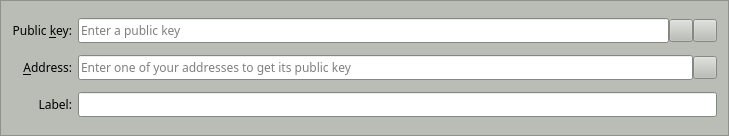
<?xml version="1.0" encoding="UTF-8"?>
<ui version="4.0">
 <class>MultisigAddressEntry</class>
 <widget class="QFrame" name="MultisigAddressEntry">
  <property name="geometry">
   <rect>
    <x>0</x>
    <y>0</y>
    <width>729</width>
    <height>136</height>
   </rect>
  </property>
  <property name="palette">
   <palette>
    <active>
     <colorrole role="WindowText">
      <brush brushstyle="SolidPattern">
       <color alpha="255">
        <red>0</red>
        <green>0</green>
        <blue>0</blue>
       </color>
      </brush>
     </colorrole>
     <colorrole role="Button">
      <brush brushstyle="SolidPattern">
       <color alpha="255">
        <red>186</red>
        <green>189</green>
        <blue>182</blue>
       </color>
      </brush>
     </colorrole>
     <colorrole role="Light">
      <brush brushstyle="SolidPattern">
       <color alpha="255">
        <red>255</red>
        <green>255</green>
        <blue>255</blue>
       </color>
      </brush>
     </colorrole>
     <colorrole role="Midlight">
      <brush brushstyle="SolidPattern">
       <color alpha="255">
        <red>220</red>
        <green>222</green>
        <blue>218</blue>
       </color>
      </brush>
     </colorrole>
     <colorrole role="Dark">
      <brush brushstyle="SolidPattern">
       <color alpha="255">
        <red>93</red>
        <green>94</green>
        <blue>91</blue>
       </color>
      </brush>
     </colorrole>
     <colorrole role="Mid">
      <brush brushstyle="SolidPattern">
       <color alpha="255">
        <red>124</red>
        <green>126</green>
        <blue>121</blue>
       </color>
      </brush>
     </colorrole>
     <colorrole role="Text">
      <brush brushstyle="SolidPattern">
       <color alpha="255">
        <red>0</red>
        <green>0</green>
        <blue>0</blue>
       </color>
      </brush>
     </colorrole>
     <colorrole role="BrightText">
      <brush brushstyle="SolidPattern">
       <color alpha="255">
        <red>255</red>
        <green>255</green>
        <blue>255</blue>
       </color>
      </brush>
     </colorrole>
     <colorrole role="ButtonText">
      <brush brushstyle="SolidPattern">
       <color alpha="255">
        <red>0</red>
        <green>0</green>
        <blue>0</blue>
       </color>
      </brush>
     </colorrole>
     <colorrole role="Base">
      <brush brushstyle="SolidPattern">
       <color alpha="255">
        <red>255</red>
        <green>255</green>
        <blue>255</blue>
       </color>
      </brush>
     </colorrole>
     <colorrole role="Window">
      <brush brushstyle="SolidPattern">
       <color alpha="255">
        <red>186</red>
        <green>189</green>
        <blue>182</blue>
       </color>
      </brush>
     </colorrole>
     <colorrole role="Shadow">
      <brush brushstyle="SolidPattern">
       <color alpha="255">
        <red>0</red>
        <green>0</green>
        <blue>0</blue>
       </color>
      </brush>
     </colorrole>
     <colorrole role="AlternateBase">
      <brush brushstyle="SolidPattern">
       <color alpha="255">
        <red>220</red>
        <green>222</green>
        <blue>218</blue>
       </color>
      </brush>
     </colorrole>
     <colorrole role="ToolTipBase">
      <brush brushstyle="SolidPattern">
       <color alpha="255">
        <red>255</red>
        <green>255</green>
        <blue>220</blue>
       </color>
      </brush>
     </colorrole>
     <colorrole role="ToolTipText">
      <brush brushstyle="SolidPattern">
       <color alpha="255">
        <red>0</red>
        <green>0</green>
        <blue>0</blue>
       </color>
      </brush>
     </colorrole>
    </active>
    <inactive>
     <colorrole role="WindowText">
      <brush brushstyle="SolidPattern">
       <color alpha="255">
        <red>0</red>
        <green>0</green>
        <blue>0</blue>
       </color>
      </brush>
     </colorrole>
     <colorrole role="Button">
      <brush brushstyle="SolidPattern">
       <color alpha="255">
        <red>186</red>
        <green>189</green>
        <blue>182</blue>
       </color>
      </brush>
     </colorrole>
     <colorrole role="Light">
      <brush brushstyle="SolidPattern">
       <color alpha="255">
        <red>255</red>
        <green>255</green>
        <blue>255</blue>
       </color>
      </brush>
     </colorrole>
     <colorrole role="Midlight">
      <brush brushstyle="SolidPattern">
       <color alpha="255">
        <red>220</red>
        <green>222</green>
        <blue>218</blue>
       </color>
      </brush>
     </colorrole>
     <colorrole role="Dark">
      <brush brushstyle="SolidPattern">
       <color alpha="255">
        <red>93</red>
        <green>94</green>
        <blue>91</blue>
       </color>
      </brush>
     </colorrole>
     <colorrole role="Mid">
      <brush brushstyle="SolidPattern">
       <color alpha="255">
        <red>124</red>
        <green>126</green>
        <blue>121</blue>
       </color>
      </brush>
     </colorrole>
     <colorrole role="Text">
      <brush brushstyle="SolidPattern">
       <color alpha="255">
        <red>0</red>
        <green>0</green>
        <blue>0</blue>
       </color>
      </brush>
     </colorrole>
     <colorrole role="BrightText">
      <brush brushstyle="SolidPattern">
       <color alpha="255">
        <red>255</red>
        <green>255</green>
        <blue>255</blue>
       </color>
      </brush>
     </colorrole>
     <colorrole role="ButtonText">
      <brush brushstyle="SolidPattern">
       <color alpha="255">
        <red>0</red>
        <green>0</green>
        <blue>0</blue>
       </color>
      </brush>
     </colorrole>
     <colorrole role="Base">
      <brush brushstyle="SolidPattern">
       <color alpha="255">
        <red>255</red>
        <green>255</green>
        <blue>255</blue>
       </color>
      </brush>
     </colorrole>
     <colorrole role="Window">
      <brush brushstyle="SolidPattern">
       <color alpha="255">
        <red>186</red>
        <green>189</green>
        <blue>182</blue>
       </color>
      </brush>
     </colorrole>
     <colorrole role="Shadow">
      <brush brushstyle="SolidPattern">
       <color alpha="255">
        <red>0</red>
        <green>0</green>
        <blue>0</blue>
       </color>
      </brush>
     </colorrole>
     <colorrole role="AlternateBase">
      <brush brushstyle="SolidPattern">
       <color alpha="255">
        <red>220</red>
        <green>222</green>
        <blue>218</blue>
       </color>
      </brush>
     </colorrole>
     <colorrole role="ToolTipBase">
      <brush brushstyle="SolidPattern">
       <color alpha="255">
        <red>255</red>
        <green>255</green>
        <blue>220</blue>
       </color>
      </brush>
     </colorrole>
     <colorrole role="ToolTipText">
      <brush brushstyle="SolidPattern">
       <color alpha="255">
        <red>0</red>
        <green>0</green>
        <blue>0</blue>
       </color>
      </brush>
     </colorrole>
    </inactive>
    <disabled>
     <colorrole role="WindowText">
      <brush brushstyle="SolidPattern">
       <color alpha="255">
        <red>93</red>
        <green>94</green>
        <blue>91</blue>
       </color>
      </brush>
     </colorrole>
     <colorrole role="Button">
      <brush brushstyle="SolidPattern">
       <color alpha="255">
        <red>186</red>
        <green>189</green>
        <blue>182</blue>
       </color>
      </brush>
     </colorrole>
     <colorrole role="Light">
      <brush brushstyle="SolidPattern">
       <color alpha="255">
        <red>255</red>
        <green>255</green>
        <blue>255</blue>
       </color>
      </brush>
     </colorrole>
     <colorrole role="Midlight">
      <brush brushstyle="SolidPattern">
       <color alpha="255">
        <red>220</red>
        <green>222</green>
        <blue>218</blue>
       </color>
      </brush>
     </colorrole>
     <colorrole role="Dark">
      <brush brushstyle="SolidPattern">
       <color alpha="255">
        <red>93</red>
        <green>94</green>
        <blue>91</blue>
       </color>
      </brush>
     </colorrole>
     <colorrole role="Mid">
      <brush brushstyle="SolidPattern">
       <color alpha="255">
        <red>124</red>
        <green>126</green>
        <blue>121</blue>
       </color>
      </brush>
     </colorrole>
     <colorrole role="Text">
      <brush brushstyle="SolidPattern">
       <color alpha="255">
        <red>93</red>
        <green>94</green>
        <blue>91</blue>
       </color>
      </brush>
     </colorrole>
     <colorrole role="BrightText">
      <brush brushstyle="SolidPattern">
       <color alpha="255">
        <red>255</red>
        <green>255</green>
        <blue>255</blue>
       </color>
      </brush>
     </colorrole>
     <colorrole role="ButtonText">
      <brush brushstyle="SolidPattern">
       <color alpha="255">
        <red>93</red>
        <green>94</green>
        <blue>91</blue>
       </color>
      </brush>
     </colorrole>
     <colorrole role="Base">
      <brush brushstyle="SolidPattern">
       <color alpha="255">
        <red>186</red>
        <green>189</green>
        <blue>182</blue>
       </color>
      </brush>
     </colorrole>
     <colorrole role="Window">
      <brush brushstyle="SolidPattern">
       <color alpha="255">
        <red>186</red>
        <green>189</green>
        <blue>182</blue>
       </color>
      </brush>
     </colorrole>
     <colorrole role="Shadow">
      <brush brushstyle="SolidPattern">
       <color alpha="255">
        <red>0</red>
        <green>0</green>
        <blue>0</blue>
       </color>
      </brush>
     </colorrole>
     <colorrole role="AlternateBase">
      <brush brushstyle="SolidPattern">
       <color alpha="255">
        <red>186</red>
        <green>189</green>
        <blue>182</blue>
       </color>
      </brush>
     </colorrole>
     <colorrole role="ToolTipBase">
      <brush brushstyle="SolidPattern">
       <color alpha="255">
        <red>255</red>
        <green>255</green>
        <blue>220</blue>
       </color>
      </brush>
     </colorrole>
     <colorrole role="ToolTipText">
      <brush brushstyle="SolidPattern">
       <color alpha="255">
        <red>0</red>
        <green>0</green>
        <blue>0</blue>
       </color>
      </brush>
     </colorrole>
    </disabled>
   </palette>
  </property>
  <property name="windowTitle">
   <string>Form</string>
  </property>
  <property name="frameShape">
   <enum>QFrame::StyledPanel</enum>
  </property>
  <property name="frameShadow">
   <enum>QFrame::Sunken</enum>
  </property>
  <layout class="QGridLayout" name="gridLayout">
   <item row="0" column="0">
    <widget class="QLabel" name="pubkeyLabel">
     <property name="font">
      <font>
       <family>Sawasdee</family>
      </font>
     </property>
     <property name="text">
      <string>Public &amp;key:</string>
     </property>
     <property name="alignment">
      <set>Qt::AlignRight|Qt::AlignTrailing|Qt::AlignVCenter</set>
     </property>
     <property name="buddy">
      <cstring>pubkey</cstring>
     </property>
    </widget>
   </item>
   <item row="0" column="1">
    <layout class="QHBoxLayout" name="pubkeyLayout">
     <property name="spacing">
      <number>0</number>
     </property>
     <item>
      <widget class="QValidatedLineEdit" name="pubkey">
       <property name="font">
        <font>
         <family>Sawasdee</family>
        </font>
       </property>
       <property name="toolTip">
        <string>The public key of an address</string>
       </property>
       <property name="placeholderText">
        <string>Enter a public key</string>
       </property>
      </widget>
     </item>
     <item>
      <widget class="QToolButton" name="pasteButton">
       <property name="font">
        <font>
         <family>Sawasdee</family>
        </font>
       </property>
       <property name="toolTip">
        <string>Paste public key from clipboard</string>
       </property>
       <property name="text">
        <string/>
       </property>
       <property name="icon">
        <iconset resource="../catcoin.qrc">
         <normaloff>:/icons/editpaste</normaloff>:/icons/editpaste</iconset>
       </property>
       <property name="shortcut">
        <string>Alt+P</string>
       </property>
      </widget>
     </item>
     <item>
      <widget class="QToolButton" name="deleteButton">
       <property name="font">
        <font>
         <family>Sawasdee</family>
        </font>
       </property>
       <property name="toolTip">
        <string>Remove this public key</string>
       </property>
       <property name="text">
        <string/>
       </property>
       <property name="icon">
        <iconset resource="../catcoin.qrc">
         <normaloff>:/icons/remove</normaloff>:/icons/remove</iconset>
       </property>
      </widget>
     </item>
    </layout>
   </item>
   <item row="1" column="0">
    <widget class="QLabel" name="addressLabel">
     <property name="font">
      <font>
       <family>Sawasdee</family>
      </font>
     </property>
     <property name="text">
      <string>&amp;Address:</string>
     </property>
     <property name="alignment">
      <set>Qt::AlignRight|Qt::AlignTrailing|Qt::AlignVCenter</set>
     </property>
     <property name="buddy">
      <cstring>address</cstring>
     </property>
    </widget>
   </item>
   <item row="1" column="1">
    <layout class="QHBoxLayout" name="addressLayout">
     <property name="spacing">
      <number>0</number>
     </property>
     <item>
      <widget class="QValidatedLineEdit" name="address">
       <property name="enabled">
        <bool>true</bool>
       </property>
       <property name="font">
        <font>
         <family>Sawasdee</family>
        </font>
       </property>
       <property name="toolTip">
        <string>Address associated to the public key</string>
       </property>
       <property name="placeholderText">
        <string>Enter one of your addresses to get its public key</string>
       </property>
      </widget>
     </item>
     <item>
      <widget class="QToolButton" name="addressBookButton">
       <property name="font">
        <font>
         <family>Sawasdee</family>
        </font>
       </property>
       <property name="toolTip">
        <string>Choose address from address book</string>
       </property>
       <property name="text">
        <string/>
       </property>
       <property name="icon">
        <iconset resource="../catcoin.qrc">
         <normaloff>:/icons/address-book</normaloff>:/icons/address-book</iconset>
       </property>
       <property name="shortcut">
        <string>Alt+A</string>
       </property>
      </widget>
     </item>
    </layout>
   </item>
   <item row="2" column="0">
    <widget class="QLabel" name="labelLabel">
     <property name="font">
      <font>
       <family>Sawasdee</family>
      </font>
     </property>
     <property name="text">
      <string>Label:</string>
     </property>
     <property name="alignment">
      <set>Qt::AlignRight|Qt::AlignTrailing|Qt::AlignVCenter</set>
     </property>
    </widget>
   </item>
   <item row="2" column="1">
    <widget class="QValidatedLineEdit" name="label">
     <property name="enabled">
      <bool>true</bool>
     </property>
     <property name="font">
      <font>
       <family>Sawasdee</family>
      </font>
     </property>
     <property name="toolTip">
      <string>Address associated to the public key</string>
     </property>
     <property name="readOnly">
      <bool>true</bool>
     </property>
    </widget>
   </item>
  </layout>
 </widget>
 <customwidgets>
  <customwidget>
   <class>QValidatedLineEdit</class>
   <extends>QLineEdit</extends>
   <header>qvalidatedlineedit.h</header>
  </customwidget>
 </customwidgets>
 <resources>
  <include location="../catcoin.qrc"/>
 </resources>
 <connections/>
</ui>
